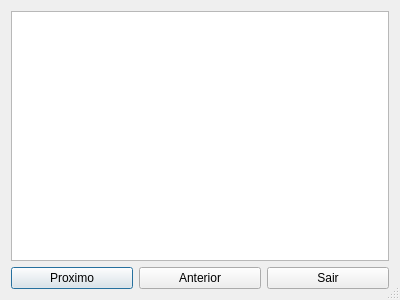
<?xml version="1.0" encoding="UTF-8"?>
<ui version="4.0">
 <class>Dialog</class>
 <widget class="QDialog" name="Dialog">
  <property name="geometry">
   <rect>
    <x>0</x>
    <y>0</y>
    <width>400</width>
    <height>300</height>
   </rect>
  </property>
  <property name="sizePolicy">
   <sizepolicy hsizetype="Expanding" vsizetype="Expanding">
    <horstretch>0</horstretch>
    <verstretch>0</verstretch>
   </sizepolicy>
  </property>
  <property name="windowTitle">
   <string>Dialog</string>
  </property>
  <property name="layoutDirection">
   <enum>Qt::LeftToRight</enum>
  </property>
  <property name="sizeGripEnabled">
   <bool>true</bool>
  </property>
  <layout class="QGridLayout" name="gridLayout">
   <item row="0" column="0">
    <layout class="QVBoxLayout" name="verticalLayout">
     <item>
      <widget class="QGraphicsView" name="graphicsView">
       <property name="sizePolicy">
        <sizepolicy hsizetype="Expanding" vsizetype="Expanding">
         <horstretch>0</horstretch>
         <verstretch>0</verstretch>
        </sizepolicy>
       </property>
       <property name="sizeAdjustPolicy">
        <enum>QAbstractScrollArea::AdjustToContents</enum>
       </property>
      </widget>
     </item>
     <item>
      <layout class="QHBoxLayout" name="horizontalLayout">
       <item>
        <widget class="QPushButton" name="Proxim">
         <property name="text">
          <string>Proximo</string>
         </property>
        </widget>
       </item>
       <item>
        <widget class="QPushButton" name="Anterior">
         <property name="text">
          <string>Anterior</string>
         </property>
        </widget>
       </item>
       <item>
        <widget class="QPushButton" name="Sair">
         <property name="text">
          <string>Sair</string>
         </property>
        </widget>
       </item>
      </layout>
     </item>
    </layout>
   </item>
  </layout>
 </widget>
 <resources/>
 <connections/>
</ui>
